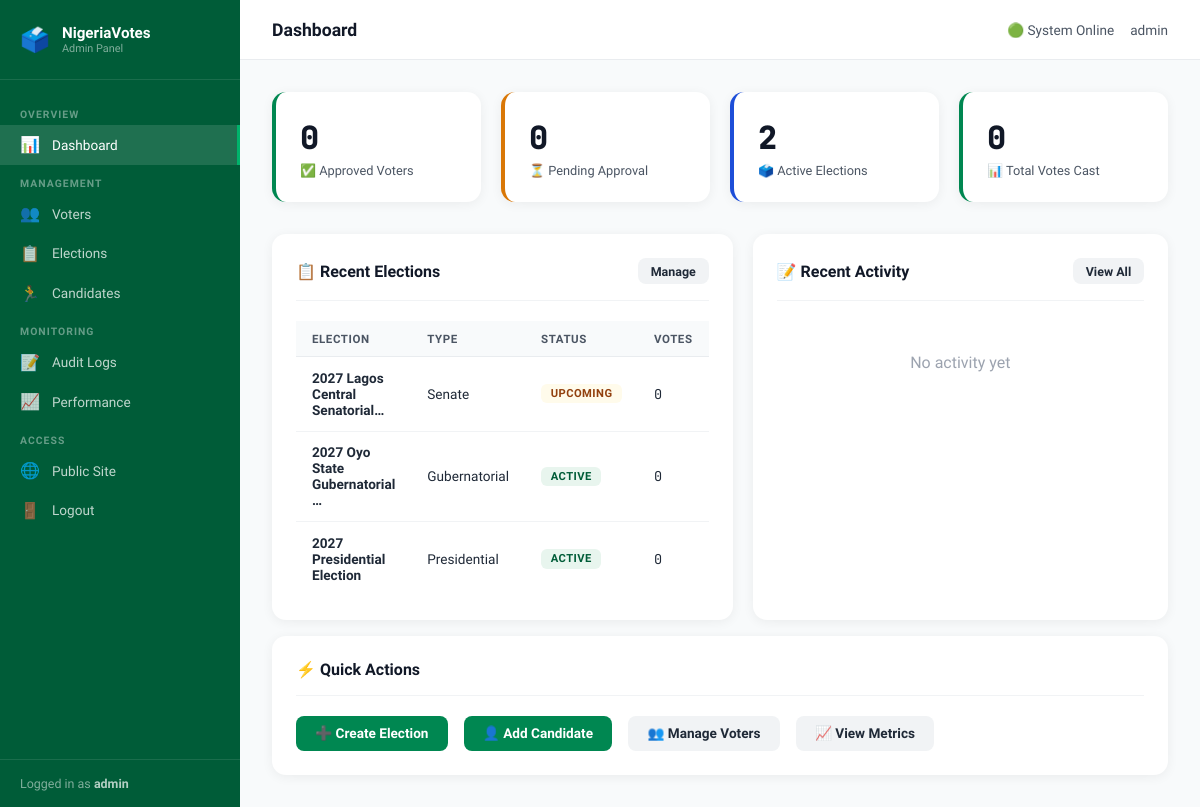
The page /admin-panel/ (signed in) on the database as committed earlier.
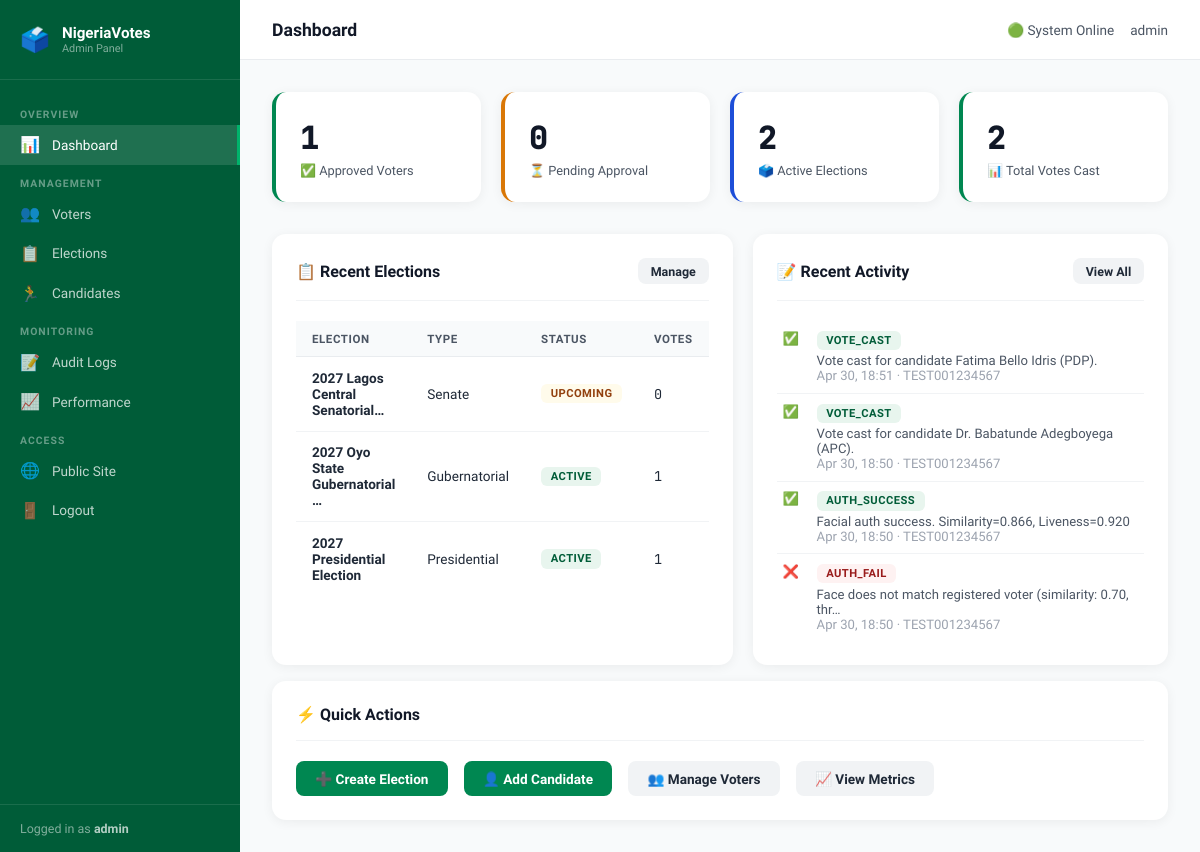
The same page on the database as committed later.
### voting/models.py (models this page shows, shortened)
class Election(models.Model):
    ELECTION_TYPES = [
        ('presidential', 'Presidential'),
        ('gubernatorial', 'Gubernatorial'),
        ('senate', 'Senate'),
        ('house', 'House of Representatives'),
        ('state_assembly', 'State House of Assembly'),
        ('local', 'Local Government'),
    ]
    STATUS_CHOICES = [
        ('upcoming', 'Upcoming'),
        ('active', 'Active'),
        ('completed', 'Completed'),
        ('cancelled', 'Cancelled'),
    ]
    id = models.UUIDField(primary_key=True, default=uuid.uuid4, editable=False)
    title = models.CharField(max_length=300)
    election_type = models.CharField(max_length=20, choices=ELECTION_TYPES)
    description = models.TextField(blank=True)
    start_date = models.DateTimeField()
    end_date = models.DateTimeField()
    status = models.CharField(max_length=10, choices=STATUS_CHOICES, default='upcoming')
    created_by = models.ForeignKey(User, on_delete=models.SET_NULL, null=True)
    created_at = models.DateTimeField(default=timezone.now)
    class Meta:
        db_table = 'elections'
        ordering = ['-start_date']
    @property
    def total_votes(self):
        return self.votes.count()

class AuditLog(models.Model):
    ACTION_TYPES = [
        ('register', 'Voter Registration'),
        ('login', 'Login Attempt'),
        ('auth_success', 'Authentication Success'),
        ('auth_fail', 'Authentication Failure'),
        ('vote_cast', 'Vote Cast'),
        ('vote_attempt', 'Vote Attempt'),
        ('liveness_fail', 'Liveness Check Failed'),
        ('admin_action', 'Admin Action'),
    ]
    id = models.UUIDField(primary_key=True, default=uuid.uuid4, editable=False)
    action = models.CharField(max_length=20, choices=ACTION_TYPES)
    voter_id = models.CharField(max_length=20, blank=True)
    election_id = models.CharField(max_length=50, blank=True)
    description = models.TextField()
    ip_address = models.GenericIPAddressField(null=True, blank=True)
    timestamp = models.DateTimeField(default=timezone.now)
    success = models.BooleanField(default=True)
    class Meta:
        db_table = 'audit_logs'
        ordering = ['-timestamp']

### voting/views.py (the view)
# urls.py: path('admin-panel/', views.admin_dashboard, name='admin_dashboard'),
@login_required(login_url='/admin-panel/login/')
def admin_dashboard(request):
    if not request.user.is_staff:
        return redirect('home')
    context = {
        'total_voters': Voter.objects.count(),
        'approved_voters': Voter.objects.filter(status='approved').count(),
        'pending_voters': Voter.objects.filter(status='pending').count(),
        'total_elections': Election.objects.count(),
        'active_elections': Election.objects.filter(status='active').count(),
        'total_votes': Vote.objects.count(),
        'recent_logs': AuditLog.objects.all()[:20],
        'elections': Election.objects.all()[:5],
    }
    return render(request, 'admin_panel/dashboard.html', context)

### voting/security.py (called while the page is built)
    def __call__(self, request):
        response = self.get_response(request)
        response['X-Content-Type-Options'] = 'nosniff'
        response['X-Frame-Options'] = 'DENY'
        response['X-XSS-Protection'] = '1; mode=block'
        response['Referrer-Policy'] = 'strict-origin-when-cross-origin'
        response['Permissions-Policy'] = 'camera=(self), microphone=(), geolocation=()'
        return response

### templates/admin_panel/dashboard.html (shortened to what this page needs)
{% extends "admin_panel/base.html" %}
{% block page_title %}Dashboard{% endblock %}
{% block nav_dashboard %}active{% endblock %}
{% block content %}
<div class="stat-grid">
    <div class="stat-card green">
        <div class="stat-num">{{ approved_voters }}</div>
        <div class="stat-label">✅ Approved Voters</div>
    </div>
    <div class="stat-card amber">
        <div class="stat-num">{{ pending_voters }}</div>
        <div class="stat-label">⏳ Pending Approval</div>
    </div>
    <div class="stat-card blue">
        <div class="stat-num">{{ active_elections }}</div>
        <div class="stat-label">🗳️ Active Elections</div>
    </div>
    <div class="stat-card green">
        <div class="stat-num">{{ total_votes }}</div>
        <div class="stat-label">📊 Total Votes Cast</div>
    </div>
</div>
<div class="grid-2">
    <div class="card">
        <div class="card-header">
            <div class="card-title">📋 Recent Elections</div>
            <a href="/admin-panel/elections/" class="btn btn-secondary btn-sm">Manage</a>
        </div>
        <table class="table">
            <thead>
                <tr>
                    <th>Election</th>
                    <th>Type</th>
                    <th>Status</th>
                    <th>Votes</th>
                </tr>
            </thead>
            <tbody>
                {% for election in elections %}
                <tr>
                    <td style="font-weight:600;">{{ election.title|truncatechars:30 }}</td>
                    <td>{{ election.get_election_type_display }}</td>
                    <td>
                        <span class="badge badge-{% if election.status == 'active' %}success{% elif election.status == 'completed' %}gray{% else %}warning{% endif %}">
                            {{ election.status }}
                        </span>
                    </td>
                    <td style="font-family:var(--mono);">{{ election.total_votes }}</td>
                </tr>
                {% empty %}
                <tr><td colspan="4" style="color:var(--gray-400);text-align:center;">No elections yet</td></tr>
                {% endfor %}
            </tbody>
        </table>
    </div>
    <div class="card">
        <div class="card-header">
            <div class="card-title">📝 Recent Activity</div>
            <a href="/admin-panel/audit/" class="btn btn-secondary btn-sm">View All</a>
        </div>
        <div style="max-height:320px;overflow-y:auto;">
            {% for log in recent_logs %}
            <div style="padding:.6rem 0;border-bottom:1px solid var(--gray-100);font-size:.82rem;display:flex;gap:.75rem;align-items:flex-start;">
                <span style="min-width:28px;text-align:center;">
                    {% if log.success %}✅{% else %}❌{% endif %}
                </span>
                <div>
                    <span class="badge badge-{% if log.success %}success{% else %}danger{% endif %}" style="margin-bottom:.2rem;">{{ log.action }}</span>
                    <div style="color:var(--gray-600);">{{ log.description|truncatechars:60 }}</div>
                    <div class="text-muted">{{ log.timestamp|date:"M d, H:i" }} {% if log.voter_id %}· {{ log.voter_id }}{% endif %}</div>
                </div>
            </div>
            {% empty %}
            <p style="color:var(--gray-400);text-align:center;padding:2rem;">No activity yet</p>
            {% endfor %}
        </div>
    </div>
</div>
<div class="card mt-2">
    <div class="card-header">
        <div class="card-title">⚡ Quick Actions</div>
    </div>
    <div style="display:flex;gap:1rem;flex-wrap:wrap;">
        <a href="/admin-panel/elections/" class="btn btn-primary">➕ Create Election</a>
        <a href="/admin-panel/candidates/" class="btn btn-primary">👤 Add Candidate</a>
        <a href="/admin-panel/voters/" class="btn btn-secondary">👥 Manage Voters</a>
        <a href="/admin-panel/metrics/" class="btn btn-secondary">📈 View Metrics</a>
    </div>
</div>
{% endblock %}

### templates/admin_panel/base.html (shortened to what this page needs)
<!DOCTYPE html>
<html lang="en">
<head>
</head>
<body>
<aside class="sidebar">
    <div class="sidebar-logo">
        <div class="icon">🗳️</div>
        <div>
            <div class="name">NigeriaVotes</div>
            <div class="sub">Admin Panel</div>
        </div>
    </div>
    <nav class="sidebar-nav">
        <div class="nav-section-label">Overview</div>
        <a href="/admin-panel/" class="nav-item {% block nav_dashboard %}{% endblock %}">
            <span class="nav-icon">📊</span> Dashboard
        </a>
        <div class="nav-section-label">Management</div>
        <a href="/admin-panel/voters/" class="nav-item {% block nav_voters %}{% endblock %}">
            <span class="nav-icon">👥</span> Voters
        </a>
        <a href="/admin-panel/elections/" class="nav-item {% block nav_elections %}{% endblock %}">
            <span class="nav-icon">📋</span> Elections
        </a>
        <a href="/admin-panel/candidates/" class="nav-item {% block nav_candidates %}{% endblock %}">
            <span class="nav-icon">🏃</span> Candidates
        </a>
        <div class="nav-section-label">Monitoring</div>
        <a href="/admin-panel/audit/" class="nav-item {% block nav_audit %}{% endblock %}">
            <span class="nav-icon">📝</span> Audit Logs
        </a>
        <a href="/admin-panel/metrics/" class="nav-item {% block nav_metrics %}{% endblock %}">
            <span class="nav-icon">📈</span> Performance
        </a>
        <div class="nav-section-label">Access</div>
        <a href="/" class="nav-item">
            <span class="nav-icon">🌐</span> Public Site
        </a>
        <a href="/admin-panel/logout/" class="nav-item">
            <span class="nav-icon">🚪</span> Logout
        </a>
    </nav>
    <div class="sidebar-footer">
        Logged in as <strong style="color:rgba(255,255,255,.7);">{{ request.user.username }}</strong>
    </div>
</aside>
<div class="admin-main">
    <div class="topbar">
        <h1>{% block page_title %}Dashboard{% endblock %}</h1>
        <div class="topbar-right">
            <span>🟢 System Online</span>
            <span>{{ user.username }}</span>
        </div>
    </div>
    <div class="admin-content">
        {% block content %}{% endblock %}
    </div>
</div>
</body>
</html>

Rows that differ between the two databases and show on the page:
computed for Election "Gubernatorial": total_votes "0" → "1"
computed for Election "2027 Presidential Election": total_votes "0" → "1"
added AuditLog: action "VOTE_CAST", description "Vote cast for candidate Fatima Bello Idris (PDP).", timestamp "Apr 30, 18:51", voter_id "TEST001234567"
added AuditLog: action "VOTE_CAST", description "Vote cast for candidate Dr. Babatunde Adegboyega (APC).", timestamp "Apr 30, 18:50", voter_id "TEST001234567"
added AuditLog: action "AUTH_SUCCESS", description "Facial auth success. Similarity=0.866, Liveness=0.920", timestamp "Apr 30, 18:50", voter_id "TEST001234567"
added AuditLog: action "AUTH_FAIL", description "Face does not match registered voter (similarity: 0.70, thr…", timestamp "Apr 30, 18:50", voter_id "TEST001234567", success False (drawn)
Other text that changed with them:
{{ approved_voters }}: "0" → "1"
{{ total_votes }}: "0" → "2"
text no longer shown: "No activity yet"
